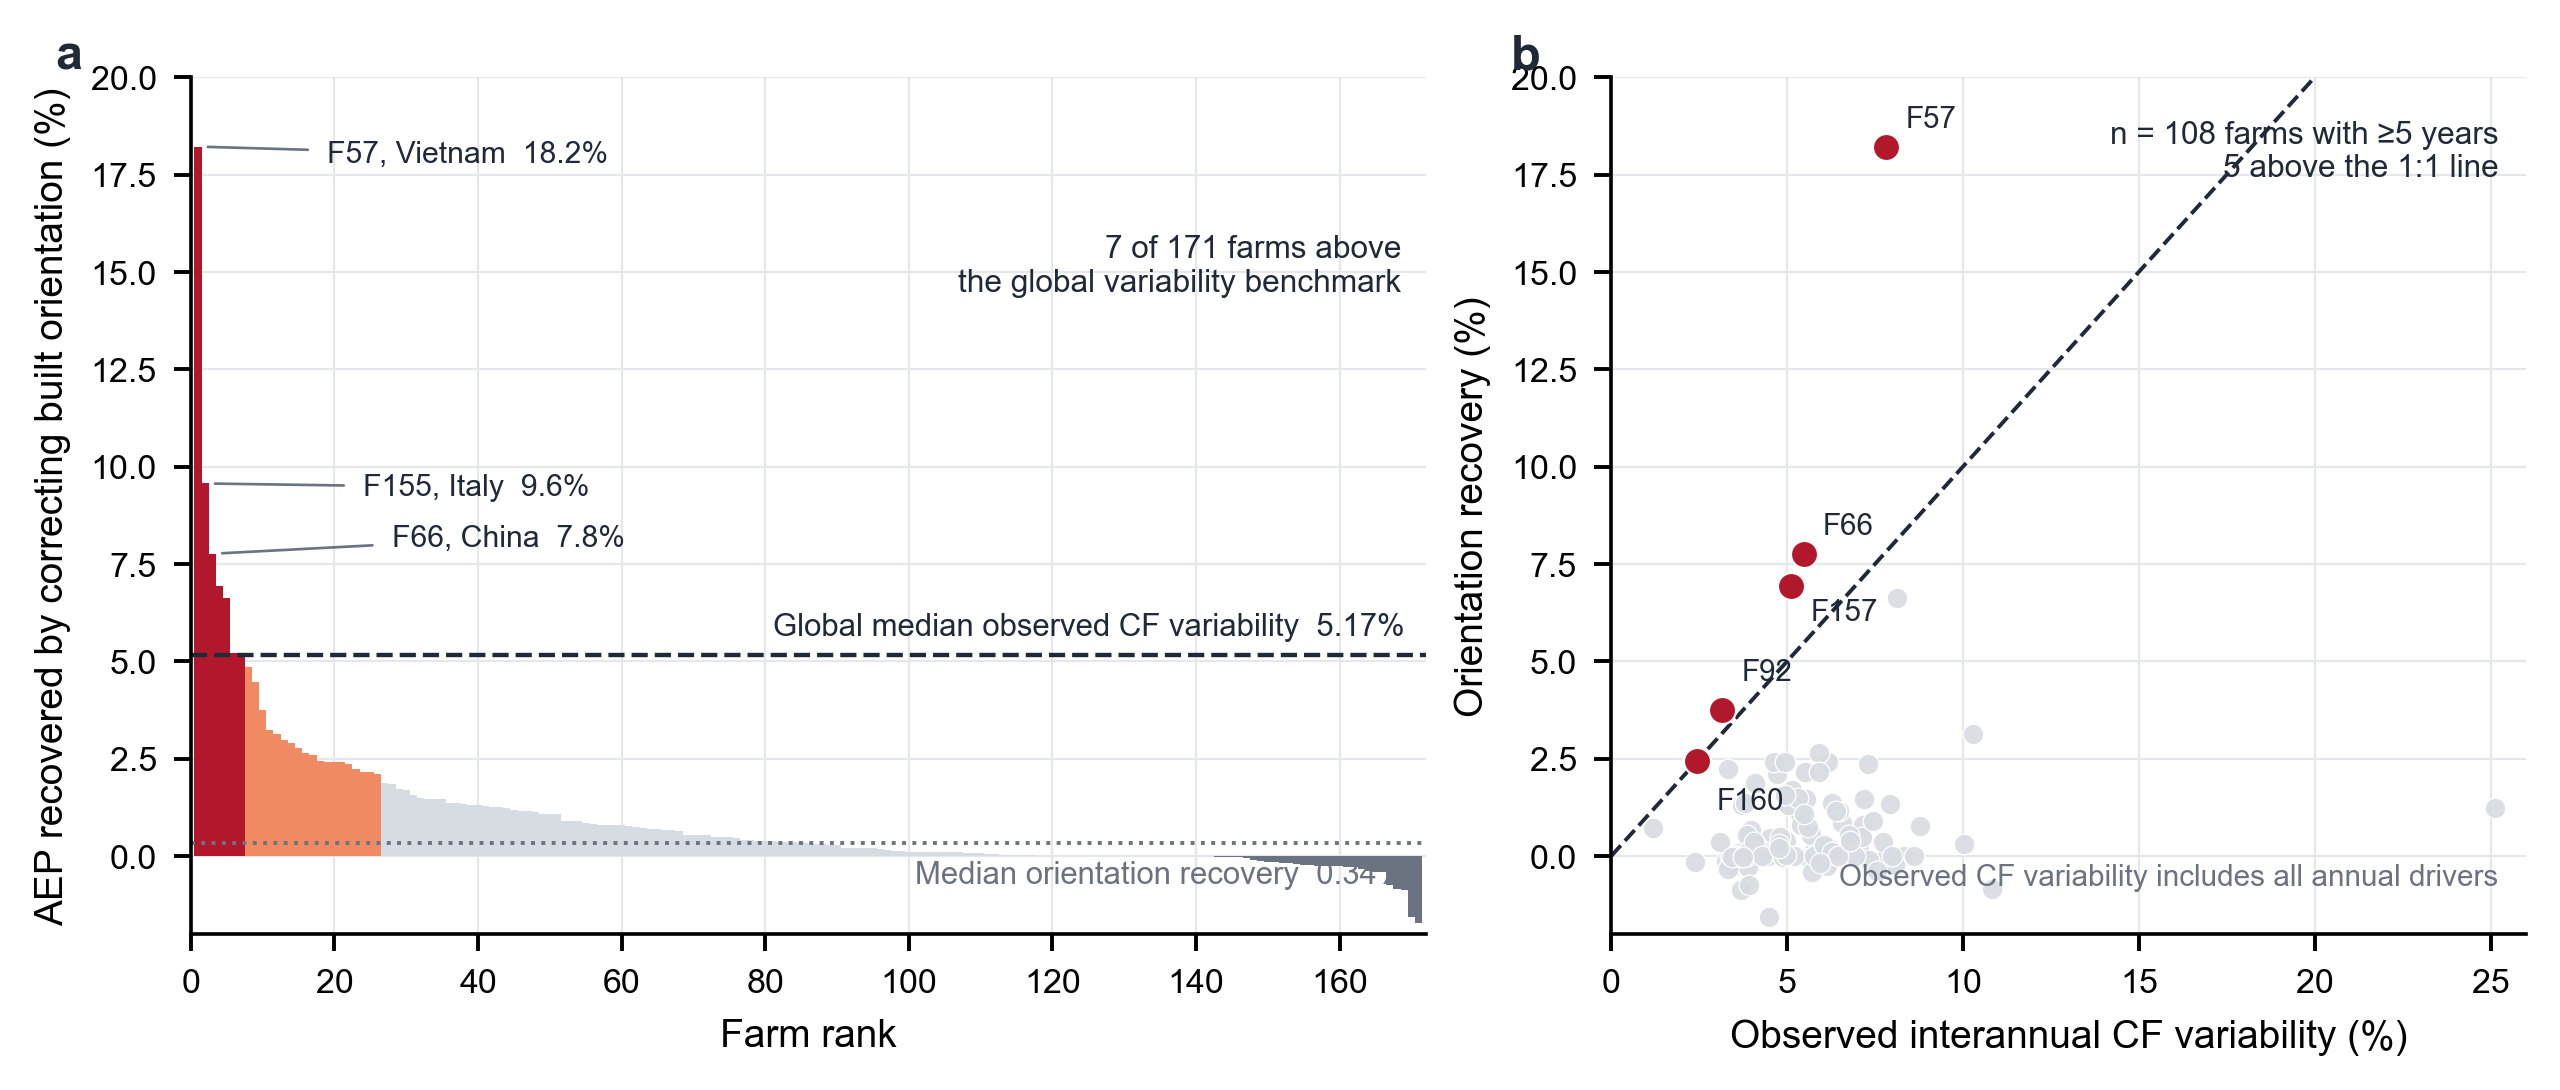

The Python source for this figure:
"""Observed orientation-recovery tail and interannual-CF comparison."""
from __future__ import annotations

from pathlib import Path

import matplotlib.pyplot as plt
import numpy as np
import pandas as pd

from ne_style import COLORS, apply_style, panel_label, save_figure


HERE = Path(__file__).resolve().parent
REPO = HERE.parents[1]
DERIVED = REPO / "分析材料_几何主导杠杆" / "data_derived"


def load_data():
    annual_gain = pd.read_csv(DERIVED / "orientation_gain.csv")
    farm_gain = annual_gain.groupby("farm_id")["gain_pct"].mean().rename("gain")

    annual_cf = pd.read_csv(
        REPO / "offshore-task2" / "output" / "task2_annual_floris.csv",
        encoding="utf-8-sig",
    )
    annual_cf = annual_cf.loc[annual_cf["wake_model"].eq("gauss")]
    farm_cv = annual_cf.groupby("farm_id")["CF"].agg(
        lambda values: values.std(ddof=0) / values.mean() * 100
        if len(values) >= 5
        else np.nan
    )
    farm_cv.name = "cf_cv"

    metadata = pd.read_csv(DERIVED / "farm_wakeloss_map.csv").set_index("farm_id")
    data = pd.concat([farm_gain, farm_cv], axis=1).join(metadata[["country"]])
    return annual_gain, data


def main() -> None:
    apply_style()
    annual_gain, data = load_data()
    threshold = float(data["cf_cv"].median())

    ranked = data["gain"].sort_values(ascending=False)
    values = ranked.to_numpy()
    colours = np.where(
        values > threshold,
        COLORS["red"],
        np.where(values > 2, COLORS["orange"], COLORS["light"]),
    )

    fig, (ax_a, ax_b) = plt.subplots(
        1,
        2,
        figsize=(7.2, 3.0),
        constrained_layout=True,
        gridspec_kw={"width_ratios": [1.35, 1]},
    )

    ranks = np.arange(1, len(ranked) + 1)
    ax_a.bar(ranks, np.maximum(values, 0), width=1.0, color=colours, linewidth=0)
    negative = values < 0
    ax_a.bar(
        ranks[negative],
        values[negative],
        width=1.0,
        color=COLORS["grey"],
        linewidth=0,
    )
    ax_a.axhline(threshold, color=COLORS["ink"], ls="--", lw=0.9)
    ax_a.axhline(ranked.median(), color=COLORS["grey"], ls=":", lw=0.8)
    ax_a.text(
        169,
        threshold + 0.35,
        f"Global median observed CF variability  {threshold:.2f}%",
        ha="right",
        va="bottom",
        fontsize=6.4,
        color=COLORS["ink"],
    )
    ax_a.text(
        169,
        ranked.median() - 0.45,
        f"Median orientation recovery  {ranked.median():.2f}%",
        ha="right",
        va="top",
        fontsize=6.4,
        color=COLORS["grey"],
    )
    for farm_id, dx, dy in [(57, 18, -0.2), (155, 22, -0.1), (66, 25, 0.4)]:
        value = ranked.loc[farm_id]
        rank = int(np.flatnonzero(ranked.index.to_numpy() == farm_id)[0]) + 1
        country = data.loc[farm_id, "country"]
        ax_a.annotate(
            f"F{farm_id}, {country}  {value:.1f}%",
            xy=(rank, value),
            xytext=(rank + dx, value + dy),
            fontsize=6.2,
            color=COLORS["ink"],
            va="center",
            arrowprops={"arrowstyle": "-", "color": COLORS["grey"], "lw": 0.55},
        )
    ax_a.text(
        0.98,
        0.78,
        f"{int((ranked > threshold).sum())} of {len(ranked)} farms above\n"
        f"the global variability benchmark",
        transform=ax_a.transAxes,
        ha="right",
        va="center",
        fontsize=6.5,
        color=COLORS["ink"],
    )
    ax_a.set_xlim(0, 172)
    ax_a.set_ylim(-2, 20)
    ax_a.set_xlabel("Farm rank")
    ax_a.set_ylabel("AEP recovered by correcting built orientation (%)")

    comparison = data.dropna(subset=["cf_cv"]).copy()
    exceeds = comparison["gain"] > comparison["cf_cv"]
    ax_b.scatter(
        comparison.loc[~exceeds, "cf_cv"],
        comparison.loc[~exceeds, "gain"],
        s=18,
        color=COLORS["light"],
        edgecolor="white",
        linewidth=0.3,
        alpha=0.9,
    )
    ax_b.scatter(
        comparison.loc[exceeds, "cf_cv"],
        comparison.loc[exceeds, "gain"],
        s=31,
        color=COLORS["red"],
        edgecolor="white",
        linewidth=0.45,
        zorder=3,
    )
    limit = 26
    ax_b.plot([0, limit], [0, limit], color=COLORS["ink"], ls="--", lw=0.8)
    label_offsets = {
        57: (4, 4),
        66: (4, 4),
        157: (4, -7),
        92: (4, 6),
        160: (4, -10),
    }
    for farm_id in comparison.index[exceeds]:
        row = comparison.loc[farm_id]
        ax_b.annotate(
            f"F{farm_id}",
            (row["cf_cv"], row["gain"]),
            xytext=label_offsets.get(int(farm_id), (4, 4)),
            textcoords="offset points",
            fontsize=6.1,
            color=COLORS["ink"],
        )
    ax_b.text(
        0.97,
        0.95,
        f"n = {len(comparison)} farms with ≥5 years\n"
        f"{int(exceeds.sum())} above the 1:1 line",
        transform=ax_b.transAxes,
        ha="right",
        va="top",
        fontsize=6.5,
        color=COLORS["ink"],
    )
    ax_b.text(
        0.97,
        0.05,
        "Observed CF variability includes all annual drivers",
        transform=ax_b.transAxes,
        ha="right",
        va="bottom",
        fontsize=6.1,
        color=COLORS["grey"],
    )
    ax_b.set_xlim(0, limit)
    ax_b.set_ylim(-2, 20)
    ax_b.set_xlabel("Observed interannual CF variability (%)")
    ax_b.set_ylabel("Orientation recovery (%)")

    panel_label(ax_a, "a")
    panel_label(ax_b, "b")
    save_figure(fig, HERE / "Fig1_observed_tail.png")
    plt.close(fig)

    print(
        f"farms={len(ranked)}, farm_years={len(annual_gain)}, threshold={threshold:.6f}, "
        f"above_global={int((ranked > threshold).sum())}, "
        f"above_individual={int(exceeds.sum())}"
    )


if __name__ == "__main__":
    main()
